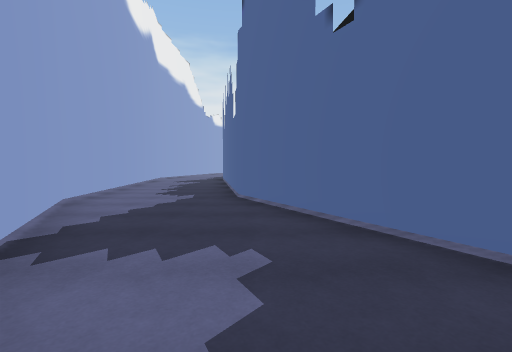
[1] (above)

19 first-person views from a walk through a 3-D level made in the Unity game engine. The camera is 1.3 m above the floor, tilts 2° down and sees 85° across. The floor is counted in squares, 2 m on a side. Each view is taken from the middle of a square. On the plan, view 1 faces up. The plan holds only what a view shows up to about 9 squares ahead; the rest is blank. The place goes on beyond the plan.

[2]
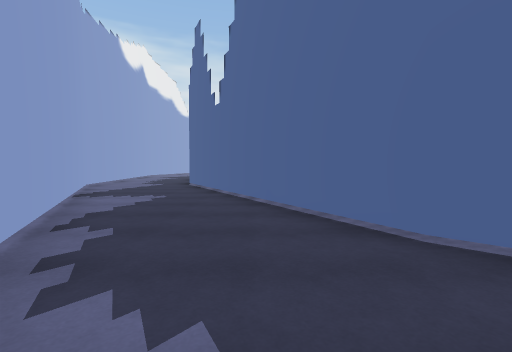

[3]
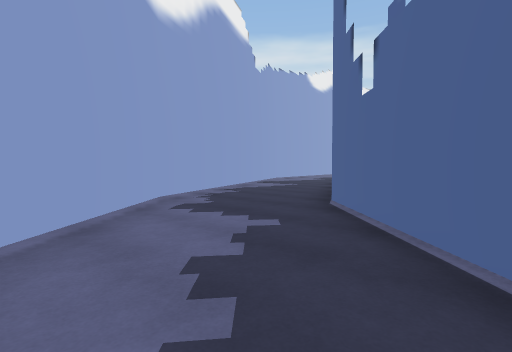

[4]
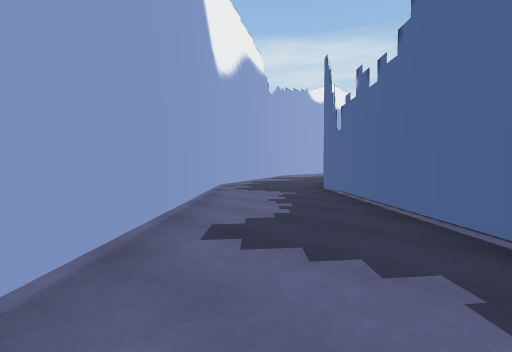

[5]
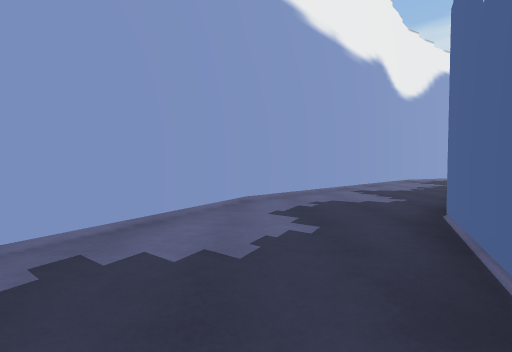

[6]
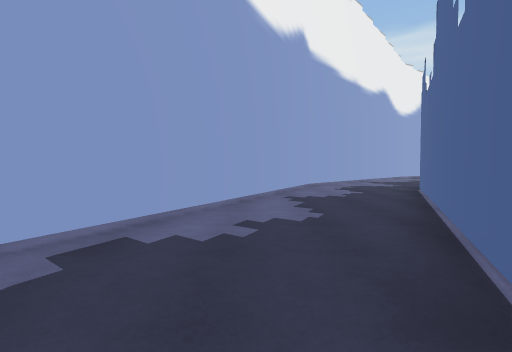

[7]
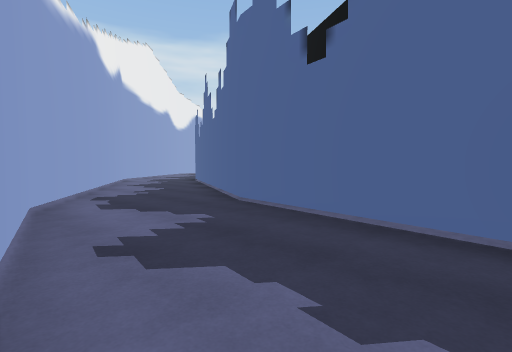

[8]
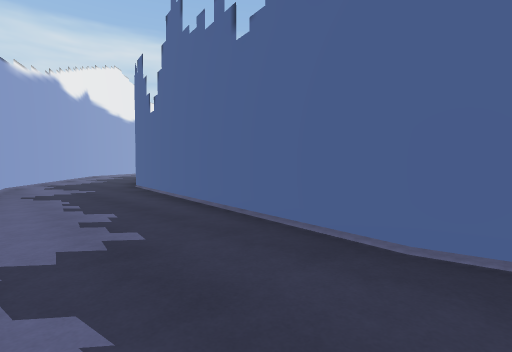

[9]
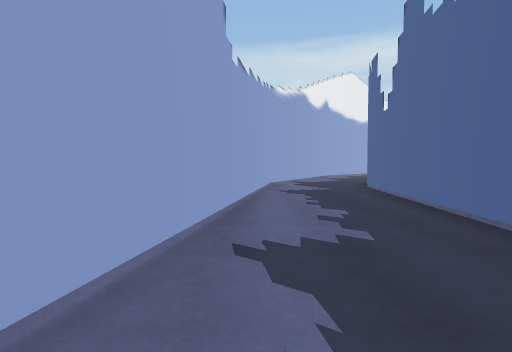

[10]
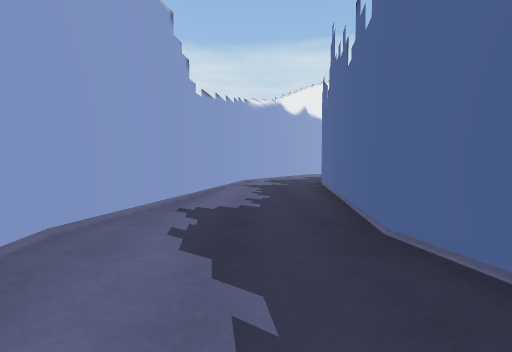

[11]
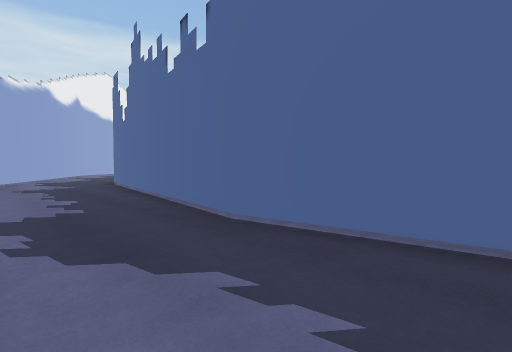

[12]
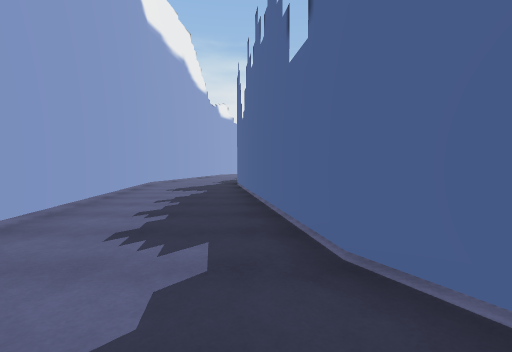

[13]
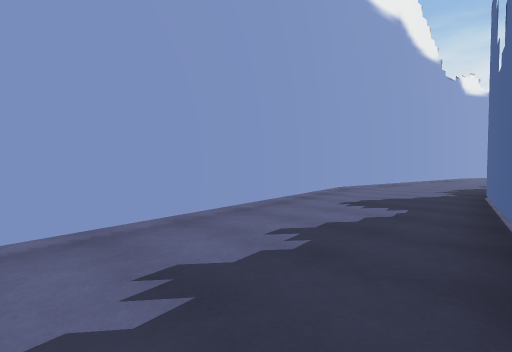

[14]
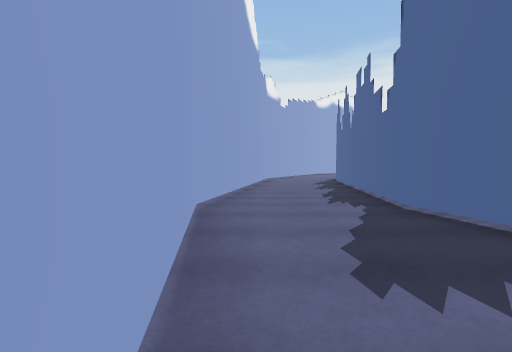

[15]
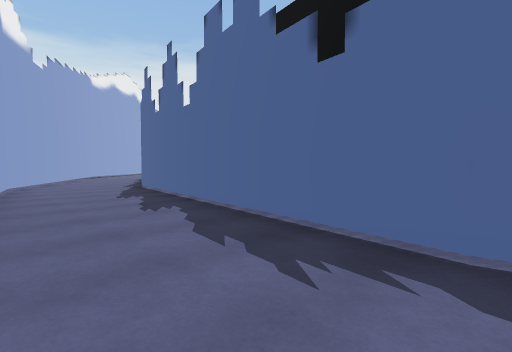

[16]
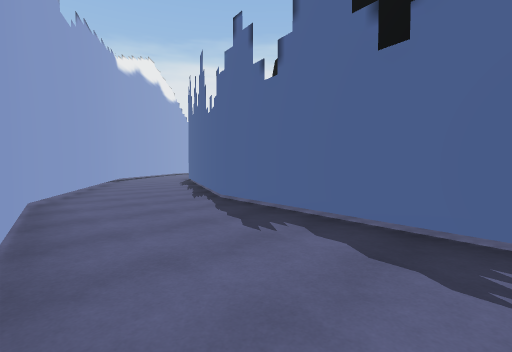

[17]
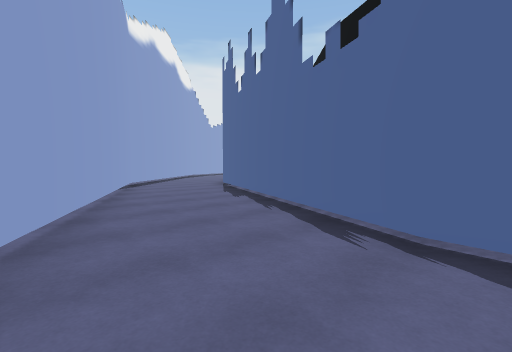

[18]
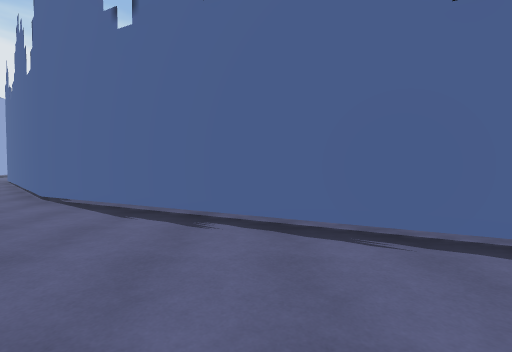

[19]
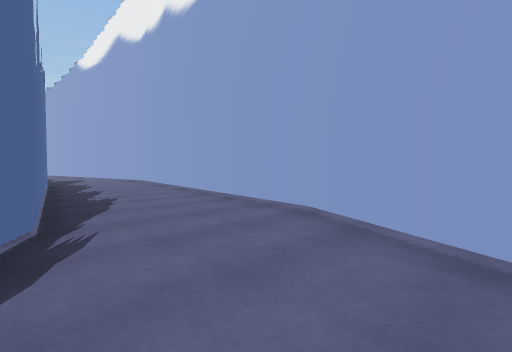

### Floor plan
Points are (right, up) in squares from view 1. A wall is a line through its corners. A room is listed if a view was taken in it or the views show most of it. See-through windows are left out.
Room 1 (views 1, 2, 3, 4, 5, 6, 7, 8, 9, 10, 11, 12, 13, 14, 15, 16, 17, 18, 19)
walls: (7.9, -6.1) (3.5, -1.6) (-0.4, 6) (-1.7, 14.3) (-0.4, 22.7) (3.2, 29.6); (28, -12.3) (25.4, -12.7) (17, -11.4) (9.4, -7.6); (-0.5, 29.5) (-3.4, 23.7) (-4.9, 14.3) (-3.4, 5) (0.9, -3.5) (7.6, -10.2) (16, -14.5) (25.4, -16) (26, -15.9)

Positions as (right, up) in squares from view 1, and headings:
1: (0, 0), facing up
2: (2, -4), facing up
3: (6, -6), facing up-left
4: (8, -9), facing up-left
5: (13, -10), facing left
6: (17, -12), facing left
7: (21, -15), facing up-left
8: (26, -15), facing up-left
9: (26, -15), facing left
10: (28, -14), facing left
11: (28, -15), facing up-left
12: (-1, 4), facing up
13: (-1, 7), facing up-left
14: (-4, 10), facing up
15: (-4, 14), facing up-right
16: (-4, 18), facing up-right
17: (-3, 22), facing up-right
18: (-2, 26), facing right
19: (0, 26), facing down-left
